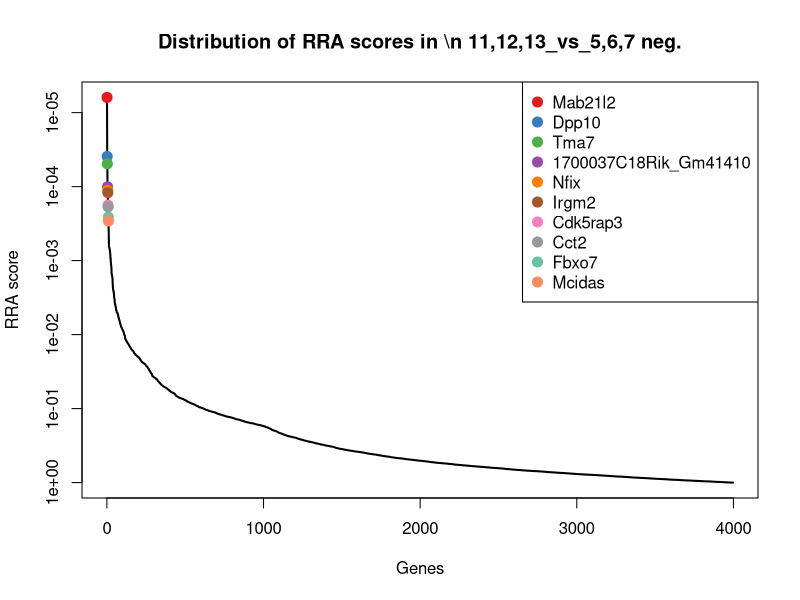
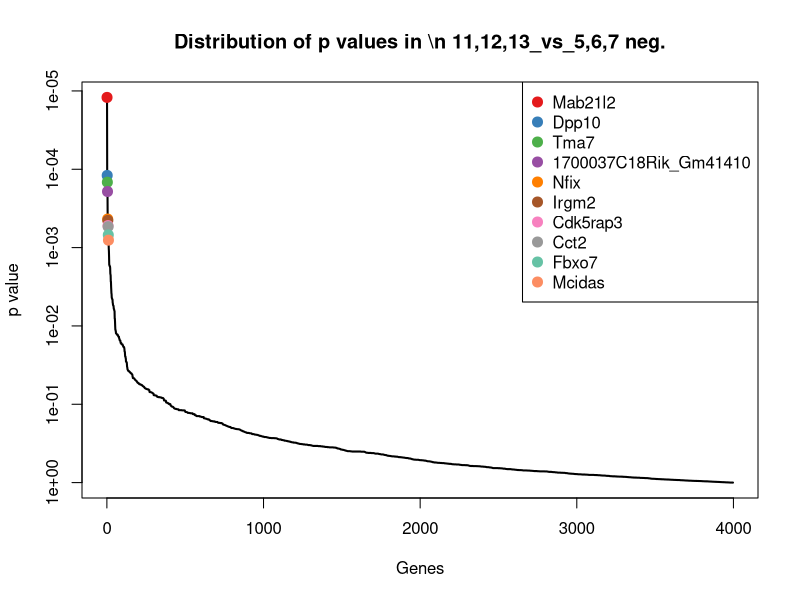
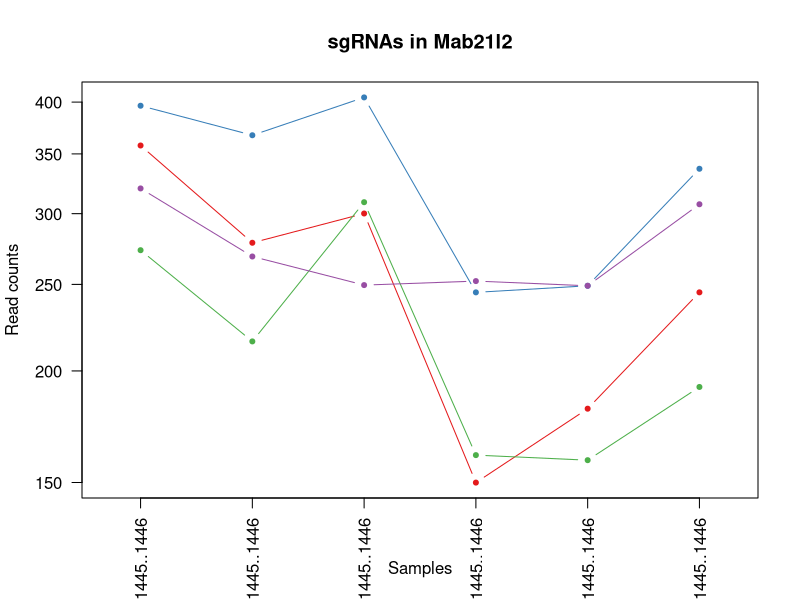
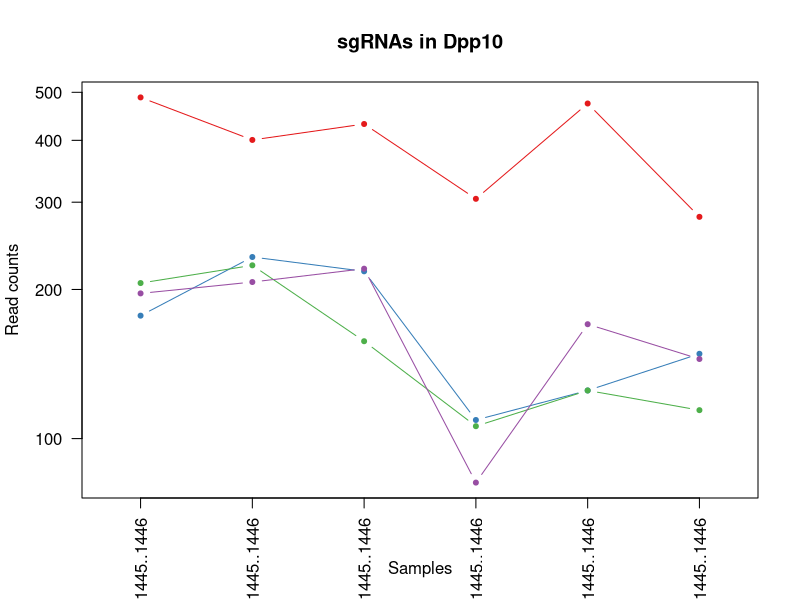
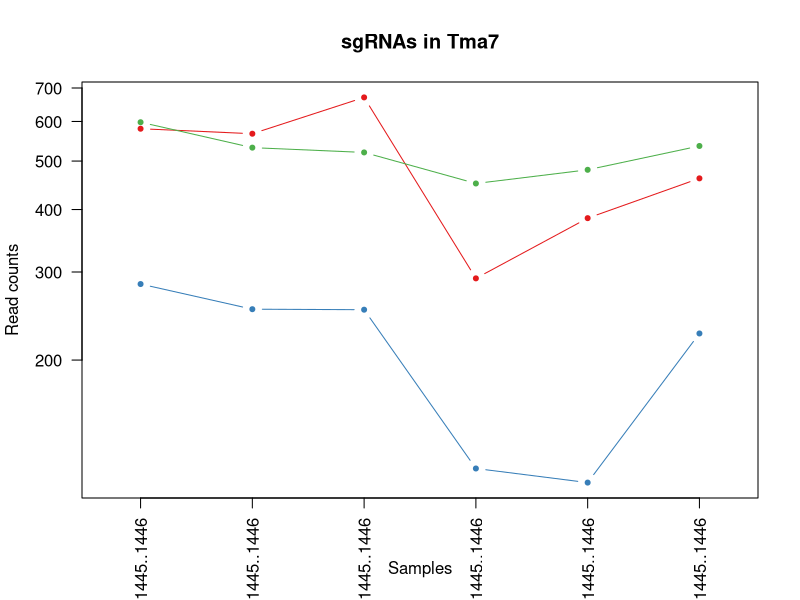
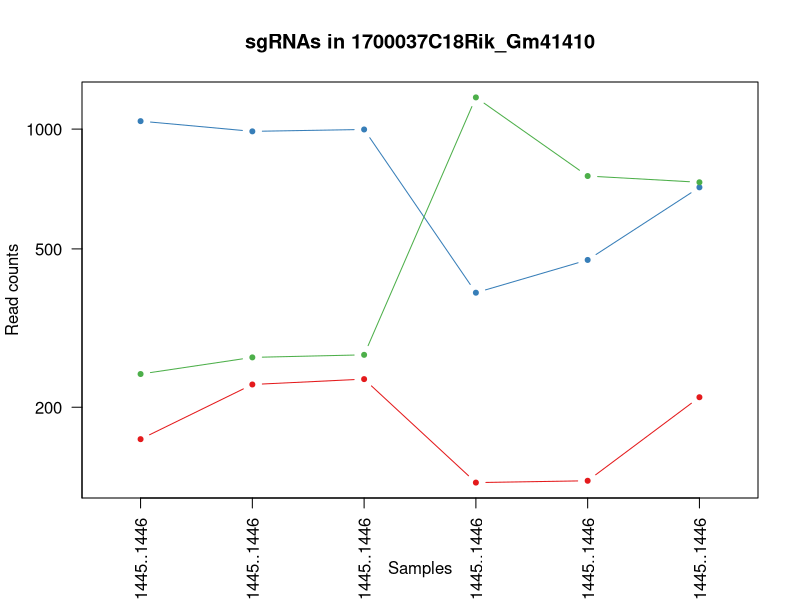
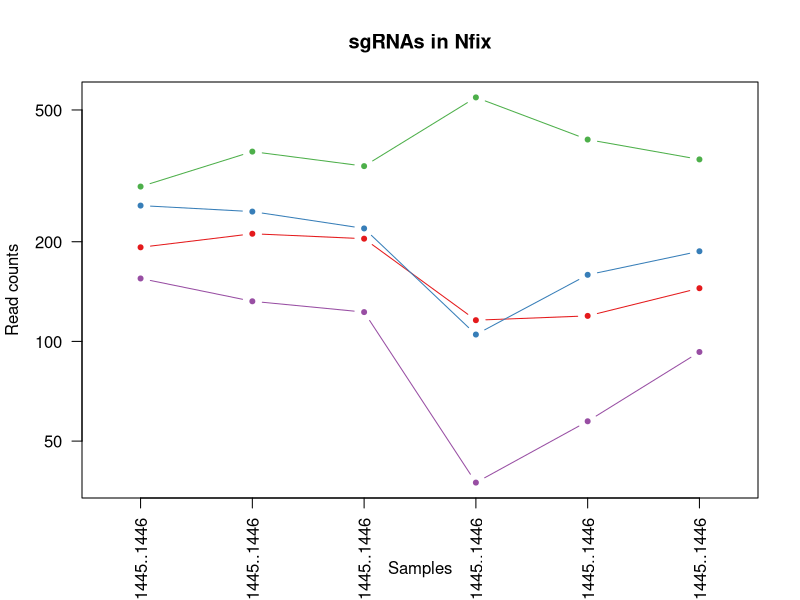
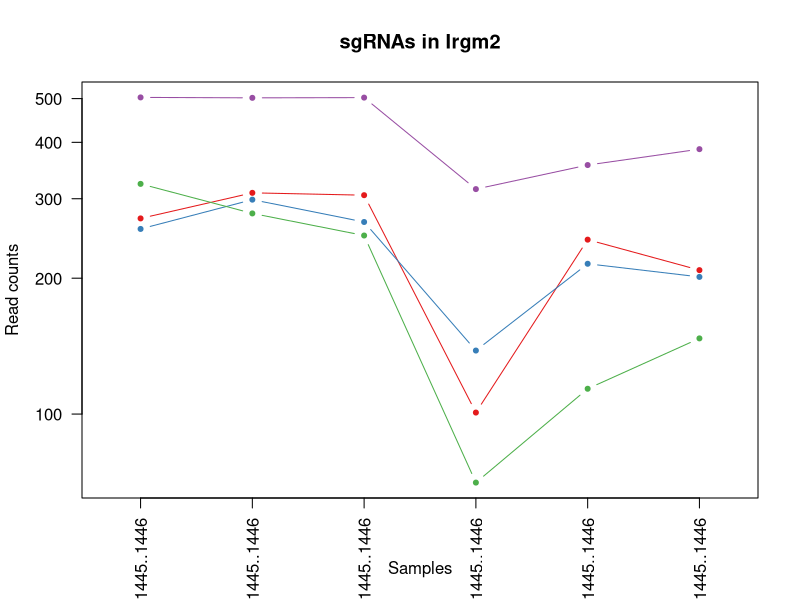

Source code (R) for these figures, in order: (Note: this script raises an error after producing the figures.)
pdf(file='invitro.poolF_mCD19.CAR_ET.1.2_v_hEGFRv3.CAR_ET.1.2.pdf',width=4.5,height=4.5);
gstable=read.table('invitro.poolF_mCD19.CAR_ET.1.2_v_hEGFRv3.CAR_ET.1.2.gene_summary.txt',header=T)
# 
#
# parameters
# Do not modify the variables beginning with "__"

# gstablename='__GENE_SUMMARY_FILE__'
startindex=3
# outputfile='__OUTPUT_FILE__'
targetgenelist=c("Mab21l2","Dpp10","Tma7","1700037C18Rik_Gm41410","Nfix","Irgm2","Cdk5rap3","Cct2","Fbxo7","Mcidas")
# samplelabel=sub('.\\w+.\\w+$','',colnames(gstable)[startindex]);
samplelabel='11,12,13_vs_5,6,7 neg.'


# You need to write some codes in front of this code:
# gstable=read.table(gstablename,header=T)
# pdf(file=outputfile,width=6,height=6)


# set up color using RColorBrewer
#library(RColorBrewer)
#colors <- brewer.pal(length(targetgenelist), "Set1")

colors=c( "#E41A1C", "#377EB8", "#4DAF4A", "#984EA3", "#FF7F00",  "#A65628", "#F781BF",
          "#999999", "#66C2A5", "#FC8D62", "#8DA0CB", "#E78AC3", "#A6D854", "#FFD92F", "#E5C494", "#B3B3B3", 
          "#8DD3C7", "#FFFFB3", "#BEBADA", "#FB8072", "#80B1D3", "#FDB462", "#B3DE69", "#FCCDE5",
          "#D9D9D9", "#BC80BD", "#CCEBC5", "#FFED6F")

######
# function definition

plotrankedvalues<-function(val, tglist, ...){
  
  plot(val,log='y',ylim=c(max(val),min(val)),type='l',lwd=2, ...)
  if(length(tglist)>0){
    for(i in 1:length(tglist)){
      targetgene=tglist[i];
      tx=which(names(val)==targetgene);ty=val[targetgene];
      points(tx,ty,col=colors[(i %% length(colors)) ],cex=2,pch=20)
      # text(tx+50,ty,targetgene,col=colors[i])
    }
    legend('topright',tglist,pch=20,pt.cex = 2,cex=1,col=colors)
  }
}



plotrandvalues<-function(val,targetgenelist, ...){
  # choose the one with the best distance distribution
  
  mindiffvalue=0;
  randval=val;
  for(i in 1:20){
    randval0=sample(val)
    vindex=sort(which(names(randval0) %in% targetgenelist))
    if(max(vindex)>0.9*length(val)){
      # print('pass...')
      next;
    }
    mindiffind=min(diff(vindex));
    if (mindiffind > mindiffvalue){
      mindiffvalue=mindiffind;
      randval=randval0;
      # print(paste('Diff: ',mindiffvalue))
    }
  }
  plot(randval,log='y',ylim=c(max(randval),min(randval)),pch=20,col='grey', ...)
  
  if(length(targetgenelist)>0){
    for(i in 1:length(targetgenelist)){
      targetgene=targetgenelist[i];
      tx=which(names(randval)==targetgene);ty=randval[targetgene];
      points(tx,ty,col=colors[(i %% length(colors)) ],cex=2,pch=20)
      text(tx+50,ty,targetgene,col=colors[i])
    }
  }
  
}




# set.seed(1235)



pvec=gstable[,startindex]
names(pvec)=gstable[,'id']
pvec=sort(pvec);

plotrankedvalues(pvec,targetgenelist,xlab='Genes',ylab='RRA score',main=paste('Distribution of RRA scores in \\n',samplelabel))

# plotrandvalues(pvec,targetgenelist,xlab='Genes',ylab='RRA score',main=paste('Distribution of RRA scores in \\n',samplelabel))


pvec=gstable[,startindex+1]
names(pvec)=gstable[,'id']
pvec=sort(pvec);

plotrankedvalues(pvec,targetgenelist,xlab='Genes',ylab='p value',main=paste('Distribution of p values in \\n',samplelabel))

# plotrandvalues(pvec,targetgenelist,xlab='Genes',ylab='p value',main=paste('Distribution of p values in \\n',samplelabel))



# you need to write after this code:
# dev.off()






# parameters
# Do not modify the variables beginning with "__"
targetmat=list(c(356.65813248012296,277.3217373821211,299.1369638339631,148.96016886708773,180.43808070649268,243.91855972015017),c(395.27716593338465,366.24077063797586,403.87928351469793,243.90937581239078,248.10236097142743,335.8299010639749),c(272.03701506047594,214.8142981626589,308.0134316035169,159.968772570891,157.8833206181811,190.89278586794362),c(319.17495295195715,267.6374862354439,248.5410975475064,251.13377199301166,248.10236097142743,306.371137812749))
targetgene="Mab21l2"
collabel=c("In.vitro_Pool.F..41.48._hEGFRv3.CAR_ET.1.2_rep1_1439..1440..1441..1442..1443..1444..1445..1446","In.vitro_Pool.F..41.48._hEGFRv3.CAR_ET.1.2_rep2_1439..1440..1441..1442..1443..1444..1445..1446","In.vitro_Pool.F..41.48._hEGFRv3.CAR_ET.1.2_rep3_1439..1440..1441..1442..1443..1444..1445..1446","In.vitro_Pool.F..41.48._mCD19.CAR_ET.1.2_rep1_1439..1440..1441..1442..1443..1444..1445..1446","In.vitro_Pool.F..41.48._mCD19.CAR_ET.1.2_rep2_1439..1440..1441..1442..1443..1444..1445..1446","In.vitro_Pool.F..41.48._mCD19.CAR_ET.1.2_rep3_1439..1440..1441..1442..1443..1444..1445..1446")

# set up color using RColorBrewer
#library(RColorBrewer)
#colors <- brewer.pal(length(targetgenelist), "Set1")

colors=c( "#E41A1C", "#377EB8", "#4DAF4A", "#984EA3", "#FF7F00",  "#A65628", "#F781BF",
          "#999999", "#66C2A5", "#FC8D62", "#8DA0CB", "#E78AC3", "#A6D854", "#FFD92F", "#E5C494", "#B3B3B3", 
          "#8DD3C7", "#FFFFB3", "#BEBADA", "#FB8072", "#80B1D3", "#FDB462", "#B3DE69", "#FCCDE5",
          "#D9D9D9", "#BC80BD", "#CCEBC5", "#FFED6F")


## code

targetmatvec=unlist(targetmat)+1
yrange=range(targetmatvec[targetmatvec>0]);
# yrange[1]=1; # set the minimum value to 1
for(i in 1:length(targetmat)){
  vali=targetmat[[i]]+1;
  if(i==1){
    plot(1:length(vali),vali,type='b',las=1,pch=20,main=paste('sgRNAs in',targetgene),ylab='Read counts',xlab='Samples',xlim=c(0.7,length(vali)+0.3),ylim = yrange,col=colors[(i %% length(colors))],xaxt='n',log='y')
    axis(1,at=1:length(vali),labels=(collabel),las=2)
    # lines(0:100,rep(1,101),col='black');
  }else{
    lines(1:length(vali),vali,type='b',pch=20,col=colors[(i %% length(colors))])
  }
}




# parameters
# Do not modify the variables beginning with "__"
targetmat=list(c(487.28133386615525,399.6954564174063,430.5086868233593,303.76865845182095,473.6499618545433,279.2690756216212),c(176.05735838986962,231.54164105237416,216.58581357711273,108.0219238435694,124.05118048571372,147.29381625612933),c(205.0216334798159,222.73777637357665,156.22583274414689,104.92575405187473,124.05118048571372,113.12165088470732),c(195.36687511650047,206.01043348386142,219.24875390797888,80.50041458406128,169.1607006623369,143.75876466598223))
targetgene="Dpp10"
collabel=c("In.vitro_Pool.F..41.48._hEGFRv3.CAR_ET.1.2_rep1_1439..1440..1441..1442..1443..1444..1445..1446","In.vitro_Pool.F..41.48._hEGFRv3.CAR_ET.1.2_rep2_1439..1440..1441..1442..1443..1444..1445..1446","In.vitro_Pool.F..41.48._hEGFRv3.CAR_ET.1.2_rep3_1439..1440..1441..1442..1443..1444..1445..1446","In.vitro_Pool.F..41.48._mCD19.CAR_ET.1.2_rep1_1439..1440..1441..1442..1443..1444..1445..1446","In.vitro_Pool.F..41.48._mCD19.CAR_ET.1.2_rep2_1439..1440..1441..1442..1443..1444..1445..1446","In.vitro_Pool.F..41.48._mCD19.CAR_ET.1.2_rep3_1439..1440..1441..1442..1443..1444..1445..1446")

# set up color using RColorBrewer
#library(RColorBrewer)
#colors <- brewer.pal(length(targetgenelist), "Set1")

colors=c( "#E41A1C", "#377EB8", "#4DAF4A", "#984EA3", "#FF7F00",  "#A65628", "#F781BF",
          "#999999", "#66C2A5", "#FC8D62", "#8DA0CB", "#E78AC3", "#A6D854", "#FFD92F", "#E5C494", "#B3B3B3", 
          "#8DD3C7", "#FFFFB3", "#BEBADA", "#FB8072", "#80B1D3", "#FDB462", "#B3DE69", "#FCCDE5",
          "#D9D9D9", "#BC80BD", "#CCEBC5", "#FFED6F")


## code

targetmatvec=unlist(targetmat)+1
yrange=range(targetmatvec[targetmatvec>0]);
# yrange[1]=1; # set the minimum value to 1
for(i in 1:length(targetmat)){
  vali=targetmat[[i]]+1;
  if(i==1){
    plot(1:length(vali),vali,type='b',las=1,pch=20,main=paste('sgRNAs in',targetgene),ylab='Read counts',xlab='Samples',xlim=c(0.7,length(vali)+0.3),ylim = yrange,col=colors[(i %% length(colors))],xaxt='n',log='y')
    axis(1,at=1:length(vali),labels=(collabel),las=2)
    # lines(0:100,rep(1,101),col='black');
  }else{
    lines(1:length(vali),vali,type='b',pch=20,col=colors[(i %% length(colors))])
  }
}




# parameters
# Do not modify the variables beginning with "__"
targetmat=list(c(579.2855017989258,566.088498846679,669.2856698243565,290.35192268781077,383.43092150129695,460.73505724917254),c(282.8276273488873,251.7905298136084,251.20403787837256,120.40660301034806,112.77380044155792,225.06495123936563),c(596.8912376379128,530.873040131489,519.2733645188973,449.97667639295787,479.2886518766212,534.9711406422617))
targetgene="Tma7"
collabel=c("In.vitro_Pool.F..41.48._hEGFRv3.CAR_ET.1.2_rep1_1439..1440..1441..1442..1443..1444..1445..1446","In.vitro_Pool.F..41.48._hEGFRv3.CAR_ET.1.2_rep2_1439..1440..1441..1442..1443..1444..1445..1446","In.vitro_Pool.F..41.48._hEGFRv3.CAR_ET.1.2_rep3_1439..1440..1441..1442..1443..1444..1445..1446","In.vitro_Pool.F..41.48._mCD19.CAR_ET.1.2_rep1_1439..1440..1441..1442..1443..1444..1445..1446","In.vitro_Pool.F..41.48._mCD19.CAR_ET.1.2_rep2_1439..1440..1441..1442..1443..1444..1445..1446","In.vitro_Pool.F..41.48._mCD19.CAR_ET.1.2_rep3_1439..1440..1441..1442..1443..1444..1445..1446")

# set up color using RColorBrewer
#library(RColorBrewer)
#colors <- brewer.pal(length(targetgenelist), "Set1")

colors=c( "#E41A1C", "#377EB8", "#4DAF4A", "#984EA3", "#FF7F00",  "#A65628", "#F781BF",
          "#999999", "#66C2A5", "#FC8D62", "#8DA0CB", "#E78AC3", "#A6D854", "#FFD92F", "#E5C494", "#B3B3B3", 
          "#8DD3C7", "#FFFFB3", "#BEBADA", "#FB8072", "#80B1D3", "#FDB462", "#B3DE69", "#FCCDE5",
          "#D9D9D9", "#BC80BD", "#CCEBC5", "#FFED6F")


## code

targetmatvec=unlist(targetmat)+1
yrange=range(targetmatvec[targetmatvec>0]);
# yrange[1]=1; # set the minimum value to 1
for(i in 1:length(targetmat)){
  vali=targetmat[[i]]+1;
  if(i==1){
    plot(1:length(vali),vali,type='b',las=1,pch=20,main=paste('sgRNAs in',targetgene),ylab='Read counts',xlab='Samples',xlim=c(0.7,length(vali)+0.3),ylim = yrange,col=colors[(i %% length(colors))],xaxt='n',log='y')
    axis(1,at=1:length(vali),labels=(collabel),las=2)
    # lines(0:100,rep(1,101),col='black');
  }else{
    lines(1:length(vali),vali,type='b',pch=20,col=colors[(i %% length(colors))])
  }
}




# parameters
# Do not modify the variables beginning with "__"
targetmat=list(c(165.26674610145824,227.1397087129754,234.33874911622033,128.31903692245663,129.68987050779162,210.9247448787772),c(1046.1214650133543,986.0328440253196,996.8273305208918,387.0212239618331,468.0112718324654,712.9020706796659),c(241.36895908288577,265.8767132996844,269.84462019443555,1200.2818225802982,761.223152980516,734.1123802205486))
targetgene="1700037C18Rik_Gm41410"
collabel=c("In.vitro_Pool.F..41.48._hEGFRv3.CAR_ET.1.2_rep1_1439..1440..1441..1442..1443..1444..1445..1446","In.vitro_Pool.F..41.48._hEGFRv3.CAR_ET.1.2_rep2_1439..1440..1441..1442..1443..1444..1445..1446","In.vitro_Pool.F..41.48._hEGFRv3.CAR_ET.1.2_rep3_1439..1440..1441..1442..1443..1444..1445..1446","In.vitro_Pool.F..41.48._mCD19.CAR_ET.1.2_rep1_1439..1440..1441..1442..1443..1444..1445..1446","In.vitro_Pool.F..41.48._mCD19.CAR_ET.1.2_rep2_1439..1440..1441..1442..1443..1444..1445..1446","In.vitro_Pool.F..41.48._mCD19.CAR_ET.1.2_rep3_1439..1440..1441..1442..1443..1444..1445..1446")

# set up color using RColorBrewer
#library(RColorBrewer)
#colors <- brewer.pal(length(targetgenelist), "Set1")

colors=c( "#E41A1C", "#377EB8", "#4DAF4A", "#984EA3", "#FF7F00",  "#A65628", "#F781BF",
          "#999999", "#66C2A5", "#FC8D62", "#8DA0CB", "#E78AC3", "#A6D854", "#FFD92F", "#E5C494", "#B3B3B3", 
          "#8DD3C7", "#FFFFB3", "#BEBADA", "#FB8072", "#80B1D3", "#FDB462", "#B3DE69", "#FCCDE5",
          "#D9D9D9", "#BC80BD", "#CCEBC5", "#FFED6F")


## code

targetmatvec=unlist(targetmat)+1
yrange=range(targetmatvec[targetmatvec>0]);
# yrange[1]=1; # set the minimum value to 1
for(i in 1:length(targetmat)){
  vali=targetmat[[i]]+1;
  if(i==1){
    plot(1:length(vali),vali,type='b',las=1,pch=20,main=paste('sgRNAs in',targetgene),ylab='Read counts',xlab='Samples',xlim=c(0.7,length(vali)+0.3),ylim = yrange,col=colors[(i %% length(colors))],xaxt='n',log='y')
    axis(1,at=1:length(vali),labels=(collabel),las=2)
    # lines(0:100,rep(1,101),col='black');
  }else{
    lines(1:length(vali),vali,type='b',pch=20,col=colors[(i %% length(colors))])
  }
}




# parameters
# Do not modify the variables beginning with "__"
targetmat=list(c(191.3913863786647,210.41236582326016,203.27111192278204,114.90230115844643,118.41249046363582,143.75876466598223),c(256.1350601091329,245.62782453845014,218.3611071310235,103.89369745464319,157.8833206181811,186.17938374774747),c(292.48238571220276,373.2838623810138,337.3057752430444,544.581864472517,405.98568158960853,353.5051590147104),c(153.9082068504989,131.1775837140827,121.60760844288707,36.46599976884827,56.38690022077896,91.9113413438247))
targetgene="Nfix"
collabel=c("In.vitro_Pool.F..41.48._hEGFRv3.CAR_ET.1.2_rep1_1439..1440..1441..1442..1443..1444..1445..1446","In.vitro_Pool.F..41.48._hEGFRv3.CAR_ET.1.2_rep2_1439..1440..1441..1442..1443..1444..1445..1446","In.vitro_Pool.F..41.48._hEGFRv3.CAR_ET.1.2_rep3_1439..1440..1441..1442..1443..1444..1445..1446","In.vitro_Pool.F..41.48._mCD19.CAR_ET.1.2_rep1_1439..1440..1441..1442..1443..1444..1445..1446","In.vitro_Pool.F..41.48._mCD19.CAR_ET.1.2_rep2_1439..1440..1441..1442..1443..1444..1445..1446","In.vitro_Pool.F..41.48._mCD19.CAR_ET.1.2_rep3_1439..1440..1441..1442..1443..1444..1445..1446")

# set up color using RColorBrewer
#library(RColorBrewer)
#colors <- brewer.pal(length(targetgenelist), "Set1")

colors=c( "#E41A1C", "#377EB8", "#4DAF4A", "#984EA3", "#FF7F00",  "#A65628", "#F781BF",
          "#999999", "#66C2A5", "#FC8D62", "#8DA0CB", "#E78AC3", "#A6D854", "#FFD92F", "#E5C494", "#B3B3B3", 
          "#8DD3C7", "#FFFFB3", "#BEBADA", "#FB8072", "#80B1D3", "#FDB462", "#B3DE69", "#FCCDE5",
          "#D9D9D9", "#BC80BD", "#CCEBC5", "#FFED6F")


## code

targetmatvec=unlist(targetmat)+1
yrange=range(targetmatvec[targetmatvec>0]);
# yrange[1]=1; # set the minimum value to 1
for(i in 1:length(targetmat)){
  vali=targetmat[[i]]+1;
  if(i==1){
    plot(1:length(vali),vali,type='b',las=1,pch=20,main=paste('sgRNAs in',targetgene),ylab='Read counts',xlab='Samples',xlim=c(0.7,length(vali)+0.3),ylim = yrange,col=colors[(i %% length(colors))],xaxt='n',log='y')
    axis(1,at=1:length(vali),labels=(collabel),las=2)
    # lines(0:100,rep(1,101),col='black');
  }else{
    lines(1:length(vali),vali,type='b',pch=20,col=colors[(i %% length(colors))])
  }
}




# parameters
# Do not modify the variables beginning with "__"
targetmat=list(c(270.333234172832,308.13526375791236,304.4628444956954,99.76547106571697,242.46367094934953,207.3896932886301),c(256.1350601091329,297.57062614335535,265.40638630965867,137.26352743179677,214.27022083896006,200.3195901083359),c(322.582514727245,277.3217373821211,247.65345077055105,69.49181088025803,112.77380044155792,146.1154657260803),c(502.04743489240235,500.9399002235775,501.52042897978976,314.0892244241365,355.23747139090744,385.32062332603437))
targetgene="Irgm2"
collabel=c("In.vitro_Pool.F..41.48._hEGFRv3.CAR_ET.1.2_rep1_1439..1440..1441..1442..1443..1444..1445..1446","In.vitro_Pool.F..41.48._hEGFRv3.CAR_ET.1.2_rep2_1439..1440..1441..1442..1443..1444..1445..1446","In.vitro_Pool.F..41.48._hEGFRv3.CAR_ET.1.2_rep3_1439..1440..1441..1442..1443..1444..1445..1446","In.vitro_Pool.F..41.48._mCD19.CAR_ET.1.2_rep1_1439..1440..1441..1442..1443..1444..1445..1446","In.vitro_Pool.F..41.48._mCD19.CAR_ET.1.2_rep2_1439..1440..1441..1442..1443..1444..1445..1446","In.vitro_Pool.F..41.48._mCD19.CAR_ET.1.2_rep3_1439..1440..1441..1442..1443..1444..1445..1446")

# set up color using RColorBrewer
#library(RColorBrewer)
#colors <- brewer.pal(length(targetgenelist), "Set1")

colors=c( "#E41A1C", "#377EB8", "#4DAF4A", "#984EA3", "#FF7F00",  "#A65628", "#F781BF",
          "#999999", "#66C2A5", "#FC8D62", "#8DA0CB", "#E78AC3", "#A6D854", "#FFD92F", "#E5C494", "#B3B3B3", 
          "#8DD3C7", "#FFFFB3", "#BEBADA", "#FB8072", "#80B1D3", "#FDB462", "#B3DE69", "#FCCDE5",
          "#D9D9D9", "#BC80BD", "#CCEBC5", "#FFED6F")


## code

targetmatvec=unlist(targetmat)+1
yrange=range(targetmatvec[targetmatvec>0]);
# yrange[1]=1; # set the minimum value to 1
for(i in 1:length(targetmat)){
  vali=targetmat[[i]]+1;
  if(i==1){
    plot(1:length(vali),vali,type='b',las=1,pch=20,main=paste('sgRNAs in',targetgene),ylab='Read counts',xlab='Samples',xlim=c(0.7,length(vali)+0.3),ylim = yrange,col=colors[(i %% length(colors))],xaxt='n',log='y')
    axis(1,at=1:length(vali),labels=(collabel),las=2)
    # lines(0:100,rep(1,101),col='black');
  }else{
    lines(1:length(vali),vali,type='b',pch=20,col=colors[(i %% length(colors))])
  }
}




# parameters
# Do not modify the variables beginning with "__"
targetmat=list(c(241.9368860454337,225.3789357772159,194.39464415322823,144.48792361241766,107.13511041948003,152.00721837632548),c(34.64354471542595,28.172366972151988,36.393517855170586,20.297113078887243,11.277380044155793,20.03195901083359),c(261.81432973461256,275.56096444636165,230.7881620083988,128.6630557882005,146.6059405740253,159.0773215566197),c(102.79478022118194,85.39748738433572,99.41643901900257,17.20094328719258,62.02559024285686,38.88556749161815))
targetgene="Cdk5rap3"
collabel=c("In.vitro_Pool.F..41.48._hEGFRv3.CAR_ET.1.2_rep1_1439..1440..1441..1442..1443..1444..1445..1446","In.vitro_Pool.F..41.48._hEGFRv3.CAR_ET.1.2_rep2_1439..1440..1441..1442..1443..1444..1445..1446","In.vitro_Pool.F..41.48._hEGFRv3.CAR_ET.1.2_rep3_1439..1440..1441..1442..1443..1444..1445..1446","In.vitro_Pool.F..41.48._mCD19.CAR_ET.1.2_rep1_1439..1440..1441..1442..1443..1444..1445..1446","In.vitro_Pool.F..41.48._mCD19.CAR_ET.1.2_rep2_1439..1440..1441..1442..1443..1444..1445..1446","In.vitro_Pool.F..41.48._mCD19.CAR_ET.1.2_rep3_1439..1440..1441..1442..1443..1444..1445..1446")

# set up color using RColorBrewer
#library(RColorBrewer)
#colors <- brewer.pal(length(targetgenelist), "Set1")

colors=c( "#E41A1C", "#377EB8", "#4DAF4A", "#984EA3", "#FF7F00",  "#A65628", "#F781BF",
          "#999999", "#66C2A5", "#FC8D62", "#8DA0CB", "#E78AC3", "#A6D854", "#FFD92F", "#E5C494", "#B3B3B3", 
          "#8DD3C7", "#FFFFB3", "#BEBADA", "#FB8072", "#80B1D3", "#FDB462", "#B3DE69", "#FCCDE5",
          "#D9D9D9", "#BC80BD", "#CCEBC5", "#FFED6F")


## code

targetmatvec=unlist(targetmat)+1
yrange=range(targetmatvec[targetmatvec>0]);
# yrange[1]=1; # set the minimum value to 1
for(i in 1:length(targetmat)){
  vali=targetmat[[i]]+1;
  if(i==1){
    plot(1:length(vali),vali,type='b',las=1,pch=20,main=paste('sgRNAs in',targetgene),ylab='Read counts',xlab='Samples',xlim=c(0.7,length(vali)+0.3),ylim = yrange,col=colors[(i %% length(colors))],xaxt='n',log='y')
    axis(1,at=1:length(vali),labels=(collabel),las=2)
    # lines(0:100,rep(1,101),col='black');
  }else{
    lines(1:length(vali),vali,type='b',pch=20,col=colors[(i %% length(colors))])
  }
}




# parameters
# Do not modify the variables beginning with "__"
targetmat=list(c(50.54549966676902,41.378163990348234,17.7529355391076,15.824867824217174,11.277380044155793,47.13402120196139),c(62.471965880276315,38.737004586708984,35.5058710782152,15.824867824217174,16.91607006623369,42.420619081765246),c(51.11342662931698,43.13893692610773,15.089995208241461,25.113377199301166,5.638690022077896,18.853608480784555),c(37.483179528165785,47.54086926550648,58.58468727905508,18.232999884424135,16.91607006623369,51.847423322157525))
targetgene="Cct2"
collabel=c("In.vitro_Pool.F..41.48._hEGFRv3.CAR_ET.1.2_rep1_1439..1440..1441..1442..1443..1444..1445..1446","In.vitro_Pool.F..41.48._hEGFRv3.CAR_ET.1.2_rep2_1439..1440..1441..1442..1443..1444..1445..1446","In.vitro_Pool.F..41.48._hEGFRv3.CAR_ET.1.2_rep3_1439..1440..1441..1442..1443..1444..1445..1446","In.vitro_Pool.F..41.48._mCD19.CAR_ET.1.2_rep1_1439..1440..1441..1442..1443..1444..1445..1446","In.vitro_Pool.F..41.48._mCD19.CAR_ET.1.2_rep2_1439..1440..1441..1442..1443..1444..1445..1446","In.vitro_Pool.F..41.48._mCD19.CAR_ET.1.2_rep3_1439..1440..1441..1442..1443..1444..1445..1446")

# set up color using RColorBrewer
#library(RColorBrewer)
#colors <- brewer.pal(length(targetgenelist), "Set1")

colors=c( "#E41A1C", "#377EB8", "#4DAF4A", "#984EA3", "#FF7F00",  "#A65628", "#F781BF",
          "#999999", "#66C2A5", "#FC8D62", "#8DA0CB", "#E78AC3", "#A6D854", "#FFD92F", "#E5C494", "#B3B3B3", 
          "#8DD3C7", "#FFFFB3", "#BEBADA", "#FB8072", "#80B1D3", "#FDB462", "#B3DE69", "#FCCDE5",
          "#D9D9D9", "#BC80BD", "#CCEBC5", "#FFED6F")


## code

targetmatvec=unlist(targetmat)+1
yrange=range(targetmatvec[targetmatvec>0]);
# yrange[1]=1; # set the minimum value to 1
for(i in 1:length(targetmat)){
  vali=targetmat[[i]]+1;
  if(i==1){
    plot(1:length(vali),vali,type='b',las=1,pch=20,main=paste('sgRNAs in',targetgene),ylab='Read counts',xlab='Samples',xlim=c(0.7,length(vali)+0.3),ylim = yrange,col=colors[(i %% length(colors))],xaxt='n',log='y')
    axis(1,at=1:length(vali),labels=(collabel),las=2)
    # lines(0:100,rep(1,101),col='black');
  }else{
    lines(1:length(vali),vali,type='b',pch=20,col=colors[(i %% length(colors))])
  }
}




# parameters
# Do not modify the variables beginning with "__"
targetmat=list(c(101.09099933353804,96.84251146677246,96.75349868813643,40.93824502351834,62.02559024285686,68.34433074284401),c(224.33115020644675,272.9198050427224,263.6310927557479,121.78267847332347,219.90891086103795,202.67629116843398),c(201.6140717045281,233.30241398813365,257.4175653170602,109.05398044080096,124.05118048571372,196.78453851818878),c(226.60285805663864,231.54164105237416,230.7881620083988,67.77171655153876,112.77380044155792,141.40206360588417))
targetgene="Fbxo7"
collabel=c("In.vitro_Pool.F..41.48._hEGFRv3.CAR_ET.1.2_rep1_1439..1440..1441..1442..1443..1444..1445..1446","In.vitro_Pool.F..41.48._hEGFRv3.CAR_ET.1.2_rep2_1439..1440..1441..1442..1443..1444..1445..1446","In.vitro_Pool.F..41.48._hEGFRv3.CAR_ET.1.2_rep3_1439..1440..1441..1442..1443..1444..1445..1446","In.vitro_Pool.F..41.48._mCD19.CAR_ET.1.2_rep1_1439..1440..1441..1442..1443..1444..1445..1446","In.vitro_Pool.F..41.48._mCD19.CAR_ET.1.2_rep2_1439..1440..1441..1442..1443..1444..1445..1446","In.vitro_Pool.F..41.48._mCD19.CAR_ET.1.2_rep3_1439..1440..1441..1442..1443..1444..1445..1446")

# set up color using RColorBrewer
#library(RColorBrewer)
#colors <- brewer.pal(length(targetgenelist), "Set1")

colors=c( "#E41A1C", "#377EB8", "#4DAF4A", "#984EA3", "#FF7F00",  "#A65628", "#F781BF",
          "#999999", "#66C2A5", "#FC8D62", "#8DA0CB", "#E78AC3", "#A6D854", "#FFD92F", "#E5C494", "#B3B3B3", 
          "#8DD3C7", "#FFFFB3", "#BEBADA", "#FB8072", "#80B1D3", "#FDB462", "#B3DE69", "#FCCDE5",
          "#D9D9D9", "#BC80BD", "#CCEBC5", "#FFED6F")


## code

targetmatvec=unlist(targetmat)+1
yrange=range(targetmatvec[targetmatvec>0]);
# yrange[1]=1; # set the minimum value to 1
for(i in 1:length(targetmat)){
  vali=targetmat[[i]]+1;
  if(i==1){
    plot(1:length(vali),vali,type='b',las=1,pch=20,main=paste('sgRNAs in',targetgene),ylab='Read counts',xlab='Samples',xlim=c(0.7,length(vali)+0.3),ylim = yrange,col=colors[(i %% length(colors))],xaxt='n',log='y')
    axis(1,at=1:length(vali),labels=(collabel),las=2)
    # lines(0:100,rep(1,101),col='black');
  }else{
    lines(1:length(vali),vali,type='b',pch=20,col=colors[(i %% length(colors))])
  }
}




# parameters
# Do not modify the variables beginning with "__"
targetmat=list(c(294.1861665998466,279.08251031788063,293.8110831722308,140.0156783577476,112.77380044155792,207.3896932886301),c(316.9032451017653,302.85294495063386,318.66519292698143,134.511376505846,186.07677072857058,219.17319858912046),c(322.582514727245,413.7816399034823,389.6769350834119,347.45905440129013,349.5987813688296,309.90618940289613),c(179.46492016515742,206.01043348386142,189.06876349149596,310.3050169009541,281.93450110389483,252.16701343049343))
targetgene="Mcidas"
collabel=c("In.vitro_Pool.F..41.48._hEGFRv3.CAR_ET.1.2_rep1_1439..1440..1441..1442..1443..1444..1445..1446","In.vitro_Pool.F..41.48._hEGFRv3.CAR_ET.1.2_rep2_1439..1440..1441..1442..1443..1444..1445..1446","In.vitro_Pool.F..41.48._hEGFRv3.CAR_ET.1.2_rep3_1439..1440..1441..1442..1443..1444..1445..1446","In.vitro_Pool.F..41.48._mCD19.CAR_ET.1.2_rep1_1439..1440..1441..1442..1443..1444..1445..1446","In.vitro_Pool.F..41.48._mCD19.CAR_ET.1.2_rep2_1439..1440..1441..1442..1443..1444..1445..1446","In.vitro_Pool.F..41.48._mCD19.CAR_ET.1.2_rep3_1439..1440..1441..1442..1443..1444..1445..1446")

# set up color using RColorBrewer
#library(RColorBrewer)
#colors <- brewer.pal(length(targetgenelist), "Set1")

colors=c( "#E41A1C", "#377EB8", "#4DAF4A", "#984EA3", "#FF7F00",  "#A65628", "#F781BF",
          "#999999", "#66C2A5", "#FC8D62", "#8DA0CB", "#E78AC3", "#A6D854", "#FFD92F", "#E5C494", "#B3B3B3", 
          "#8DD3C7", "#FFFFB3", "#BEBADA", "#FB8072", "#80B1D3", "#FDB462", "#B3DE69", "#FCCDE5",
          "#D9D9D9", "#BC80BD", "#CCEBC5", "#FFED6F")


## code

targetmatvec=unlist(targetmat)+1
yrange=range(targetmatvec[targetmatvec>0]);
# yrange[1]=1; # set the minimum value to 1
for(i in 1:length(targetmat)){
  vali=targetmat[[i]]+1;
  if(i==1){
    plot(1:length(vali),vali,type='b',las=1,pch=20,main=paste('sgRNAs in',targetgene),ylab='Read counts',xlab='Samples',xlim=c(0.7,length(vali)+0.3),ylim = yrange,col=colors[(i %% length(colors))],xaxt='n',log='y')
    axis(1,at=1:length(vali),labels=(collabel),las=2)
    # lines(0:100,rep(1,101),col='black');
  }else{
    lines(1:length(vali),vali,type='b',pch=20,col=colors[(i %% length(colors))])
  }
}



# 
#
# parameters
# Do not modify the variables beginning with "__"

# gstablename='__GENE_SUMMARY_FILE__'
startindex=9
# outputfile='__OUTPUT_FILE__'
targetgenelist=c("Med25","G3bp1","Cacul1","Barhl2","Noxa1","Slc22a20","Dcdc2c","Xpnpep1","Dclk2","Trem1")
# samplelabel=sub('.\\w+.\\w+$','',colnames(gstable)[startindex]);
samplelabel='11,12,13_vs_5,6,7 pos.'


# You need to write some codes in front of this code:
# gstable=read.table(gstablename,header=T)
# pdf(file=outputfile,width=6,height=6)


# set up color using RColorBrewer
#library(RColorBrewer)
#colors <- brewer.pal(length(targetgenelist), "Set1")

colors=c( "#E41A1C", "#377EB8", "#4DAF4A", "#984EA3", "#FF7F00",  "#A65628", "#F781BF",
          "#999999", "#66C2A5", "#FC8D62", "#8DA0CB", "#E78AC3", "#A6D854", "#FFD92F", "#E5C494", "#B3B3B3", 
          "#8DD3C7", "#FFFFB3", "#BEBADA", "#FB8072", "#80B1D3", "#FDB462", "#B3DE69", "#FCCDE5",
          "#D9D9D9", "#BC80BD", "#CCEBC5", "#FFED6F")

######
# function definition

plotrankedvalues<-function(val, tglist, ...){
  
  plot(val,log='y',ylim=c(max(val),min(val)),type='l',lwd=2, ...)
  if(length(tglist)>0){
    for(i in 1:length(tglist)){
      targetgene=tglist[i];
      tx=which(names(val)==targetgene);ty=val[targetgene];
      points(tx,ty,col=colors[(i %% length(colors)) ],cex=2,pch=20)
      # text(tx+50,ty,targetgene,col=colors[i])
    }
    legend('topright',tglist,pch=20,pt.cex = 2,cex=1,col=colors)
  }
}



plotrandvalues<-function(val,targetgenelist, ...){
  # choose the one with the best distance distribution
  
  mindiffvalue=0;
  randval=val;
  for(i in 1:20){
    randval0=sample(val)
    vindex=sort(which(names(randval0) %in% targetgenelist))
    if(max(vindex)>0.9*length(val)){
      # print('pass...')
      next;
    }
    mindiffind=min(diff(vindex));
    if (mindiffind > mindiffvalue){
      mindiffvalue=mindiffind;
      randval=randval0;
      # print(paste('Diff: ',mindiffvalue))
    }
  }
  plot(randval,log='y',ylim=c(max(randval),min(randval)),pch=20,col='grey', ...)
  
  if(length(targetgenelist)>0){
    for(i in 1:length(targetgenelist)){
      targetgene=targetgenelist[i];
      tx=which(names(randval)==targetgene);ty=randval[targetgene];
      points(tx,ty,col=colors[(i %% length(colors)) ],cex=2,pch=20)
      text(tx+50,ty,targetgene,col=colors[i])
    }
  }
  
}




# set.seed(1235)



pvec=gstable[,startindex]
names(pvec)=gstable[,'id']
pvec=sort(pvec);

plotrankedvalues(pvec,targetgenelist,xlab='Genes',ylab='RRA score',main=paste('Distribution of RRA scores in \\n',samplelabel))

# plotrandvalues(pvec,targetgenelist,xlab='Genes',ylab='RRA score',main=paste('Distribution of RRA scores in \\n',samplelabel))


pvec=gstable[,startindex+1]
names(pvec)=gstable[,'id']
pvec=sort(pvec);

plotrankedvalues(pvec,targetgenelist,xlab='Genes',ylab='p value',main=paste('Distribution of p values in \\n',samplelabel))

# plotrandvalues(pvec,targetgenelist,xlab='Genes',ylab='p value',main=paste('Distribution of p values in \\n',samplelabel))



# you need to write after this code:
# dev.off()






# parameters
# Do not modify the variables beginning with "__"
targetmat=list(c(155.04406077559486,175.19690710807018,160.6640666289238,1606.912121889531,738.6683928922045,668.1247505378027),c(252.7274983338451,279.9628967857604,284.0469686257216,3191.807036371455,1545.0010660493435,1482.3649668016856),c(125.51185872310059,157.5891777504752,149.12465852850386,1825.7081205026204,1076.9897942168782,823.6670205042752),c(257.27091403422884,218.3358440341779,221.02404746188964,3004.6607734067998,1488.6141658285646,1219.592798600751))
targetgene="Med25"
collabel=c("In.vitro_Pool.F..41.48._hEGFRv3.CAR_ET.1.2_rep1_1439..1440..1441..1442..1443..1444..1445..1446","In.vitro_Pool.F..41.48._hEGFRv3.CAR_ET.1.2_rep2_1439..1440..1441..1442..1443..1444..1445..1446","In.vitro_Pool.F..41.48._hEGFRv3.CAR_ET.1.2_rep3_1439..1440..1441..1442..1443..1444..1445..1446","In.vitro_Pool.F..41.48._mCD19.CAR_ET.1.2_rep1_1439..1440..1441..1442..1443..1444..1445..1446","In.vitro_Pool.F..41.48._mCD19.CAR_ET.1.2_rep2_1439..1440..1441..1442..1443..1444..1445..1446","In.vitro_Pool.F..41.48._mCD19.CAR_ET.1.2_rep3_1439..1440..1441..1442..1443..1444..1445..1446")

# set up color using RColorBrewer
#library(RColorBrewer)
#colors <- brewer.pal(length(targetgenelist), "Set1")

colors=c( "#E41A1C", "#377EB8", "#4DAF4A", "#984EA3", "#FF7F00",  "#A65628", "#F781BF",
          "#999999", "#66C2A5", "#FC8D62", "#8DA0CB", "#E78AC3", "#A6D854", "#FFD92F", "#E5C494", "#B3B3B3", 
          "#8DD3C7", "#FFFFB3", "#BEBADA", "#FB8072", "#80B1D3", "#FDB462", "#B3DE69", "#FCCDE5",
          "#D9D9D9", "#BC80BD", "#CCEBC5", "#FFED6F")


## code

targetmatvec=unlist(targetmat)+1
yrange=range(targetmatvec[targetmatvec>0]);
# yrange[1]=1; # set the minimum value to 1
for(i in 1:length(targetmat)){
  vali=targetmat[[i]]+1;
  if(i==1){
    plot(1:length(vali),vali,type='b',las=1,pch=20,main=paste('sgRNAs in',targetgene),ylab='Read counts',xlab='Samples',xlim=c(0.7,length(vali)+0.3),ylim = yrange,col=colors[(i %% length(colors))],xaxt='n',log='y')
    axis(1,at=1:length(vali),labels=(collabel),las=2)
    # lines(0:100,rep(1,101),col='black');
  }else{
    lines(1:length(vali),vali,type='b',pch=20,col=colors[(i %% length(colors))])
  }
}




# parameters
# Do not modify the variables beginning with "__"
targetmat=list(c(107.90612288411363,101.2444438061712,69.23644860251964,310.99305463244184,327.044021280518,221.52989964921852),c(291.3465317871068,253.5513027493679,259.192858870971,1040.3130500094073,490.566031920777,572.6783576038308),c(1704.3488146064474,1611.1072362199418,1511.6624611550124,3936.607880706894,3417.0461533792054,2899.920654450674),c(105.0664880713738,116.21101376012695,85.21409058771648,181.2979422470098,146.6059405740253,141.40206360588417))
targetgene="G3bp1"
collabel=c("In.vitro_Pool.F..41.48._hEGFRv3.CAR_ET.1.2_rep1_1439..1440..1441..1442..1443..1444..1445..1446","In.vitro_Pool.F..41.48._hEGFRv3.CAR_ET.1.2_rep2_1439..1440..1441..1442..1443..1444..1445..1446","In.vitro_Pool.F..41.48._hEGFRv3.CAR_ET.1.2_rep3_1439..1440..1441..1442..1443..1444..1445..1446","In.vitro_Pool.F..41.48._mCD19.CAR_ET.1.2_rep1_1439..1440..1441..1442..1443..1444..1445..1446","In.vitro_Pool.F..41.48._mCD19.CAR_ET.1.2_rep2_1439..1440..1441..1442..1443..1444..1445..1446","In.vitro_Pool.F..41.48._mCD19.CAR_ET.1.2_rep3_1439..1440..1441..1442..1443..1444..1445..1446")

# set up color using RColorBrewer
#library(RColorBrewer)
#colors <- brewer.pal(length(targetgenelist), "Set1")

colors=c( "#E41A1C", "#377EB8", "#4DAF4A", "#984EA3", "#FF7F00",  "#A65628", "#F781BF",
          "#999999", "#66C2A5", "#FC8D62", "#8DA0CB", "#E78AC3", "#A6D854", "#FFD92F", "#E5C494", "#B3B3B3", 
          "#8DD3C7", "#FFFFB3", "#BEBADA", "#FB8072", "#80B1D3", "#FDB462", "#B3DE69", "#FCCDE5",
          "#D9D9D9", "#BC80BD", "#CCEBC5", "#FFED6F")


## code

targetmatvec=unlist(targetmat)+1
yrange=range(targetmatvec[targetmatvec>0]);
# yrange[1]=1; # set the minimum value to 1
for(i in 1:length(targetmat)){
  vali=targetmat[[i]]+1;
  if(i==1){
    plot(1:length(vali),vali,type='b',las=1,pch=20,main=paste('sgRNAs in',targetgene),ylab='Read counts',xlab='Samples',xlim=c(0.7,length(vali)+0.3),ylim = yrange,col=colors[(i %% length(colors))],xaxt='n',log='y')
    axis(1,at=1:length(vali),labels=(collabel),las=2)
    # lines(0:100,rep(1,101),col='black');
  }else{
    lines(1:length(vali),vali,type='b',pch=20,col=colors[(i %% length(colors))])
  }
}




# parameters
# Do not modify the variables beginning with "__"
targetmat=list(c(130.6232013860323,130.29719724620296,160.6640666289238,419.35899734175507,214.27022083896006,227.4216522994637),c(339.052396641136,235.9435733917729,244.10286366272953,561.4387888939658,490.566031920777,459.5567067191235),c(93.70794882041447,103.88560320981045,80.77585670293959,482.6584686386238,236.82498092727164,170.86082685711003),c(373.128014394014,345.11149540886186,327.54166069653525,838.0299569520225,659.7267325831139,671.6598021279498))
targetgene="Cacul1"
collabel=c("In.vitro_Pool.F..41.48._hEGFRv3.CAR_ET.1.2_rep1_1439..1440..1441..1442..1443..1444..1445..1446","In.vitro_Pool.F..41.48._hEGFRv3.CAR_ET.1.2_rep2_1439..1440..1441..1442..1443..1444..1445..1446","In.vitro_Pool.F..41.48._hEGFRv3.CAR_ET.1.2_rep3_1439..1440..1441..1442..1443..1444..1445..1446","In.vitro_Pool.F..41.48._mCD19.CAR_ET.1.2_rep1_1439..1440..1441..1442..1443..1444..1445..1446","In.vitro_Pool.F..41.48._mCD19.CAR_ET.1.2_rep2_1439..1440..1441..1442..1443..1444..1445..1446","In.vitro_Pool.F..41.48._mCD19.CAR_ET.1.2_rep3_1439..1440..1441..1442..1443..1444..1445..1446")

# set up color using RColorBrewer
#library(RColorBrewer)
#colors <- brewer.pal(length(targetgenelist), "Set1")

colors=c( "#E41A1C", "#377EB8", "#4DAF4A", "#984EA3", "#FF7F00",  "#A65628", "#F781BF",
          "#999999", "#66C2A5", "#FC8D62", "#8DA0CB", "#E78AC3", "#A6D854", "#FFD92F", "#E5C494", "#B3B3B3", 
          "#8DD3C7", "#FFFFB3", "#BEBADA", "#FB8072", "#80B1D3", "#FDB462", "#B3DE69", "#FCCDE5",
          "#D9D9D9", "#BC80BD", "#CCEBC5", "#FFED6F")


## code

targetmatvec=unlist(targetmat)+1
yrange=range(targetmatvec[targetmatvec>0]);
# yrange[1]=1; # set the minimum value to 1
for(i in 1:length(targetmat)){
  vali=targetmat[[i]]+1;
  if(i==1){
    plot(1:length(vali),vali,type='b',las=1,pch=20,main=paste('sgRNAs in',targetgene),ylab='Read counts',xlab='Samples',xlim=c(0.7,length(vali)+0.3),ylim = yrange,col=colors[(i %% length(colors))],xaxt='n',log='y')
    axis(1,at=1:length(vali),labels=(collabel),las=2)
    # lines(0:100,rep(1,101),col='black');
  }else{
    lines(1:length(vali),vali,type='b',pch=20,col=colors[(i %% length(colors))])
  }
}




# parameters
# Do not modify the variables beginning with "__"
targetmat=list(c(177.7611392775135,141.7422213286397,144.68642464372695,839.4060324149979,687.9201826935033,604.4938219151547),c(240.8010321203378,250.91014334572864,221.91169423884503,1509.5547828840208,704.836252759737,757.6793908215293),c(222.0594423562549,217.45545756629815,281.3840282948555,268.6787341459481,191.71546075064848,248.63196184034632),c(312.9277563639295,324.8626066476276,268.06932664052476,201.59505532589705,315.7666412363622,262.77216820093474))
targetgene="Barhl2"
collabel=c("In.vitro_Pool.F..41.48._hEGFRv3.CAR_ET.1.2_rep1_1439..1440..1441..1442..1443..1444..1445..1446","In.vitro_Pool.F..41.48._hEGFRv3.CAR_ET.1.2_rep2_1439..1440..1441..1442..1443..1444..1445..1446","In.vitro_Pool.F..41.48._hEGFRv3.CAR_ET.1.2_rep3_1439..1440..1441..1442..1443..1444..1445..1446","In.vitro_Pool.F..41.48._mCD19.CAR_ET.1.2_rep1_1439..1440..1441..1442..1443..1444..1445..1446","In.vitro_Pool.F..41.48._mCD19.CAR_ET.1.2_rep2_1439..1440..1441..1442..1443..1444..1445..1446","In.vitro_Pool.F..41.48._mCD19.CAR_ET.1.2_rep3_1439..1440..1441..1442..1443..1444..1445..1446")

# set up color using RColorBrewer
#library(RColorBrewer)
#colors <- brewer.pal(length(targetgenelist), "Set1")

colors=c( "#E41A1C", "#377EB8", "#4DAF4A", "#984EA3", "#FF7F00",  "#A65628", "#F781BF",
          "#999999", "#66C2A5", "#FC8D62", "#8DA0CB", "#E78AC3", "#A6D854", "#FFD92F", "#E5C494", "#B3B3B3", 
          "#8DD3C7", "#FFFFB3", "#BEBADA", "#FB8072", "#80B1D3", "#FDB462", "#B3DE69", "#FCCDE5",
          "#D9D9D9", "#BC80BD", "#CCEBC5", "#FFED6F")


## code

targetmatvec=unlist(targetmat)+1
yrange=range(targetmatvec[targetmatvec>0]);
# yrange[1]=1; # set the minimum value to 1
for(i in 1:length(targetmat)){
  vali=targetmat[[i]]+1;
  if(i==1){
    plot(1:length(vali),vali,type='b',las=1,pch=20,main=paste('sgRNAs in',targetgene),ylab='Read counts',xlab='Samples',xlim=c(0.7,length(vali)+0.3),ylim = yrange,col=colors[(i %% length(colors))],xaxt='n',log='y')
    axis(1,at=1:length(vali),labels=(collabel),las=2)
    # lines(0:100,rep(1,101),col='black');
  }else{
    lines(1:length(vali),vali,type='b',pch=20,col=colors[(i %% length(colors))])
  }
}




# parameters
# Do not modify the variables beginning with "__"
targetmat=list(c(221.49151539370692,243.86705160269065,253.8669782092387,840.4380890122295,648.4493525389581,583.2835123742722),c(174.3535775022257,144.38338073227894,171.31582795238836,232.55675324284368,225.54760088311585,207.3896932886301),c(269.7653072102841,273.80019151060213,324.8787203656691,544.581864472517,518.7594820311665,397.1041286265247),c(466.83596321442843,435.79130160047606,463.3516175707084,1129.069917371321,625.8945924506465,770.6412466520687))
targetgene="Noxa1"
collabel=c("In.vitro_Pool.F..41.48._hEGFRv3.CAR_ET.1.2_rep1_1439..1440..1441..1442..1443..1444..1445..1446","In.vitro_Pool.F..41.48._hEGFRv3.CAR_ET.1.2_rep2_1439..1440..1441..1442..1443..1444..1445..1446","In.vitro_Pool.F..41.48._hEGFRv3.CAR_ET.1.2_rep3_1439..1440..1441..1442..1443..1444..1445..1446","In.vitro_Pool.F..41.48._mCD19.CAR_ET.1.2_rep1_1439..1440..1441..1442..1443..1444..1445..1446","In.vitro_Pool.F..41.48._mCD19.CAR_ET.1.2_rep2_1439..1440..1441..1442..1443..1444..1445..1446","In.vitro_Pool.F..41.48._mCD19.CAR_ET.1.2_rep3_1439..1440..1441..1442..1443..1444..1445..1446")

# set up color using RColorBrewer
#library(RColorBrewer)
#colors <- brewer.pal(length(targetgenelist), "Set1")

colors=c( "#E41A1C", "#377EB8", "#4DAF4A", "#984EA3", "#FF7F00",  "#A65628", "#F781BF",
          "#999999", "#66C2A5", "#FC8D62", "#8DA0CB", "#E78AC3", "#A6D854", "#FFD92F", "#E5C494", "#B3B3B3", 
          "#8DD3C7", "#FFFFB3", "#BEBADA", "#FB8072", "#80B1D3", "#FDB462", "#B3DE69", "#FCCDE5",
          "#D9D9D9", "#BC80BD", "#CCEBC5", "#FFED6F")


## code

targetmatvec=unlist(targetmat)+1
yrange=range(targetmatvec[targetmatvec>0]);
# yrange[1]=1; # set the minimum value to 1
for(i in 1:length(targetmat)){
  vali=targetmat[[i]]+1;
  if(i==1){
    plot(1:length(vali),vali,type='b',las=1,pch=20,main=paste('sgRNAs in',targetgene),ylab='Read counts',xlab='Samples',xlim=c(0.7,length(vali)+0.3),ylim = yrange,col=colors[(i %% length(colors))],xaxt='n',log='y')
    axis(1,at=1:length(vali),labels=(collabel),las=2)
    # lines(0:100,rep(1,101),col='black');
  }else{
    lines(1:length(vali),vali,type='b',pch=20,col=colors[(i %% length(colors))])
  }
}




# parameters
# Do not modify the variables beginning with "__"
targetmat=list(c(24.42085938956256,29.052753440031736,23.07881620083988,63.643490162612544,78.94166030909055,77.7711349832363),c(144.82137544973145,128.53642431044344,158.00112629805764,275.55911146082514,281.93450110389483,320.5113441733374),c(274.3087229106678,250.02975687784888,297.36167028005235,505.363713777718,445.45651174415383,359.39691166495555))
targetgene="Slc22a20"
collabel=c("In.vitro_Pool.F..41.48._hEGFRv3.CAR_ET.1.2_rep1_1439..1440..1441..1442..1443..1444..1445..1446","In.vitro_Pool.F..41.48._hEGFRv3.CAR_ET.1.2_rep2_1439..1440..1441..1442..1443..1444..1445..1446","In.vitro_Pool.F..41.48._hEGFRv3.CAR_ET.1.2_rep3_1439..1440..1441..1442..1443..1444..1445..1446","In.vitro_Pool.F..41.48._mCD19.CAR_ET.1.2_rep1_1439..1440..1441..1442..1443..1444..1445..1446","In.vitro_Pool.F..41.48._mCD19.CAR_ET.1.2_rep2_1439..1440..1441..1442..1443..1444..1445..1446","In.vitro_Pool.F..41.48._mCD19.CAR_ET.1.2_rep3_1439..1440..1441..1442..1443..1444..1445..1446")

# set up color using RColorBrewer
#library(RColorBrewer)
#colors <- brewer.pal(length(targetgenelist), "Set1")

colors=c( "#E41A1C", "#377EB8", "#4DAF4A", "#984EA3", "#FF7F00",  "#A65628", "#F781BF",
          "#999999", "#66C2A5", "#FC8D62", "#8DA0CB", "#E78AC3", "#A6D854", "#FFD92F", "#E5C494", "#B3B3B3", 
          "#8DD3C7", "#FFFFB3", "#BEBADA", "#FB8072", "#80B1D3", "#FDB462", "#B3DE69", "#FCCDE5",
          "#D9D9D9", "#BC80BD", "#CCEBC5", "#FFED6F")


## code

targetmatvec=unlist(targetmat)+1
yrange=range(targetmatvec[targetmatvec>0]);
# yrange[1]=1; # set the minimum value to 1
for(i in 1:length(targetmat)){
  vali=targetmat[[i]]+1;
  if(i==1){
    plot(1:length(vali),vali,type='b',las=1,pch=20,main=paste('sgRNAs in',targetgene),ylab='Read counts',xlab='Samples',xlim=c(0.7,length(vali)+0.3),ylim = yrange,col=colors[(i %% length(colors))],xaxt='n',log='y')
    axis(1,at=1:length(vali),labels=(collabel),las=2)
    # lines(0:100,rep(1,101),col='black');
  }else{
    lines(1:length(vali),vali,type='b',pch=20,col=colors[(i %% length(colors))])
  }
}




# parameters
# Do not modify the variables beginning with "__"
targetmat=list(c(116.9929542848811,139.9814483928802,135.80995687417314,163.75298009407337,225.54760088311585,133.1536098955409),c(366.31289084343837,259.71400802452615,252.97933143228332,897.201201859965,563.8690022077897,689.3350600786853),c(377.1035031318497,341.5899495373429,371.92399954430425,1669.179536589168,947.2999237090866,881.4061964766779),c(140.8458867118957,139.9814483928802,142.0234843128608,81.53247118129283,124.05118048571372,108.40824876451119))
targetgene="Dcdc2c"
collabel=c("In.vitro_Pool.F..41.48._hEGFRv3.CAR_ET.1.2_rep1_1439..1440..1441..1442..1443..1444..1445..1446","In.vitro_Pool.F..41.48._hEGFRv3.CAR_ET.1.2_rep2_1439..1440..1441..1442..1443..1444..1445..1446","In.vitro_Pool.F..41.48._hEGFRv3.CAR_ET.1.2_rep3_1439..1440..1441..1442..1443..1444..1445..1446","In.vitro_Pool.F..41.48._mCD19.CAR_ET.1.2_rep1_1439..1440..1441..1442..1443..1444..1445..1446","In.vitro_Pool.F..41.48._mCD19.CAR_ET.1.2_rep2_1439..1440..1441..1442..1443..1444..1445..1446","In.vitro_Pool.F..41.48._mCD19.CAR_ET.1.2_rep3_1439..1440..1441..1442..1443..1444..1445..1446")

# set up color using RColorBrewer
#library(RColorBrewer)
#colors <- brewer.pal(length(targetgenelist), "Set1")

colors=c( "#E41A1C", "#377EB8", "#4DAF4A", "#984EA3", "#FF7F00",  "#A65628", "#F781BF",
          "#999999", "#66C2A5", "#FC8D62", "#8DA0CB", "#E78AC3", "#A6D854", "#FFD92F", "#E5C494", "#B3B3B3", 
          "#8DD3C7", "#FFFFB3", "#BEBADA", "#FB8072", "#80B1D3", "#FDB462", "#B3DE69", "#FCCDE5",
          "#D9D9D9", "#BC80BD", "#CCEBC5", "#FFED6F")


## code

targetmatvec=unlist(targetmat)+1
yrange=range(targetmatvec[targetmatvec>0]);
# yrange[1]=1; # set the minimum value to 1
for(i in 1:length(targetmat)){
  vali=targetmat[[i]]+1;
  if(i==1){
    plot(1:length(vali),vali,type='b',las=1,pch=20,main=paste('sgRNAs in',targetgene),ylab='Read counts',xlab='Samples',xlim=c(0.7,length(vali)+0.3),ylim = yrange,col=colors[(i %% length(colors))],xaxt='n',log='y')
    axis(1,at=1:length(vali),labels=(collabel),las=2)
    # lines(0:100,rep(1,101),col='black');
  }else{
    lines(1:length(vali),vali,type='b',pch=20,col=colors[(i %% length(colors))])
  }
}




# parameters
# Do not modify the variables beginning with "__"
targetmat=list(c(130.6232013860323,102.12483027405095,134.92231009721777,330.94614884558524,298.8505711701285,261.5938176708857),c(93.70794882041447,133.81874311772194,127.82113588157473,170.97737627469425,265.0184310376611,172.03917738715907),c(138.5741788617038,114.45024082436746,135.80995687417314,414.1987143555973,338.3214013246738,225.06495123936563),c(23.285005464466625,24.65082110063299,48.820572732545905,78.09228252385431,78.94166030909055,80.12783604333436))
targetgene="Xpnpep1"
collabel=c("In.vitro_Pool.F..41.48._hEGFRv3.CAR_ET.1.2_rep1_1439..1440..1441..1442..1443..1444..1445..1446","In.vitro_Pool.F..41.48._hEGFRv3.CAR_ET.1.2_rep2_1439..1440..1441..1442..1443..1444..1445..1446","In.vitro_Pool.F..41.48._hEGFRv3.CAR_ET.1.2_rep3_1439..1440..1441..1442..1443..1444..1445..1446","In.vitro_Pool.F..41.48._mCD19.CAR_ET.1.2_rep1_1439..1440..1441..1442..1443..1444..1445..1446","In.vitro_Pool.F..41.48._mCD19.CAR_ET.1.2_rep2_1439..1440..1441..1442..1443..1444..1445..1446","In.vitro_Pool.F..41.48._mCD19.CAR_ET.1.2_rep3_1439..1440..1441..1442..1443..1444..1445..1446")

# set up color using RColorBrewer
#library(RColorBrewer)
#colors <- brewer.pal(length(targetgenelist), "Set1")

colors=c( "#E41A1C", "#377EB8", "#4DAF4A", "#984EA3", "#FF7F00",  "#A65628", "#F781BF",
          "#999999", "#66C2A5", "#FC8D62", "#8DA0CB", "#E78AC3", "#A6D854", "#FFD92F", "#E5C494", "#B3B3B3", 
          "#8DD3C7", "#FFFFB3", "#BEBADA", "#FB8072", "#80B1D3", "#FDB462", "#B3DE69", "#FCCDE5",
          "#D9D9D9", "#BC80BD", "#CCEBC5", "#FFED6F")


## code

targetmatvec=unlist(targetmat)+1
yrange=range(targetmatvec[targetmatvec>0]);
# yrange[1]=1; # set the minimum value to 1
for(i in 1:length(targetmat)){
  vali=targetmat[[i]]+1;
  if(i==1){
    plot(1:length(vali),vali,type='b',las=1,pch=20,main=paste('sgRNAs in',targetgene),ylab='Read counts',xlab='Samples',xlim=c(0.7,length(vali)+0.3),ylim = yrange,col=colors[(i %% length(colors))],xaxt='n',log='y')
    axis(1,at=1:length(vali),labels=(collabel),las=2)
    # lines(0:100,rep(1,101),col='black');
  }else{
    lines(1:length(vali),vali,type='b',pch=20,col=colors[(i %% length(colors))])
  }
}




# parameters
# Do not modify the variables beginning with "__"
targetmat=list(c(355.522278555027,382.96811352769106,335.5304816891337,1104.9885967692514,930.383853642853,761.2144424116764),c(165.8346730640062,161.99111008987393,162.43936018283455,507.77184583792496,479.2886518766212,382.9639222659363),c(108.4740498466616,64.26821215522172,97.64114546509181,161.68886689961025,186.07677072857058,126.08350671524671),c(266.92567239754425,276.44135091424135,284.934615402677,162.0328857653541,157.8833206181811,163.79072367681582))
targetgene="Dclk2"
collabel=c("In.vitro_Pool.F..41.48._hEGFRv3.CAR_ET.1.2_rep1_1439..1440..1441..1442..1443..1444..1445..1446","In.vitro_Pool.F..41.48._hEGFRv3.CAR_ET.1.2_rep2_1439..1440..1441..1442..1443..1444..1445..1446","In.vitro_Pool.F..41.48._hEGFRv3.CAR_ET.1.2_rep3_1439..1440..1441..1442..1443..1444..1445..1446","In.vitro_Pool.F..41.48._mCD19.CAR_ET.1.2_rep1_1439..1440..1441..1442..1443..1444..1445..1446","In.vitro_Pool.F..41.48._mCD19.CAR_ET.1.2_rep2_1439..1440..1441..1442..1443..1444..1445..1446","In.vitro_Pool.F..41.48._mCD19.CAR_ET.1.2_rep3_1439..1440..1441..1442..1443..1444..1445..1446")

# set up color using RColorBrewer
#library(RColorBrewer)
#colors <- brewer.pal(length(targetgenelist), "Set1")

colors=c( "#E41A1C", "#377EB8", "#4DAF4A", "#984EA3", "#FF7F00",  "#A65628", "#F781BF",
          "#999999", "#66C2A5", "#FC8D62", "#8DA0CB", "#E78AC3", "#A6D854", "#FFD92F", "#E5C494", "#B3B3B3", 
          "#8DD3C7", "#FFFFB3", "#BEBADA", "#FB8072", "#80B1D3", "#FDB462", "#B3DE69", "#FCCDE5",
          "#D9D9D9", "#BC80BD", "#CCEBC5", "#FFED6F")


## code

targetmatvec=unlist(targetmat)+1
yrange=range(targetmatvec[targetmatvec>0]);
# yrange[1]=1; # set the minimum value to 1
for(i in 1:length(targetmat)){
  vali=targetmat[[i]]+1;
  if(i==1){
    plot(1:length(vali),vali,type='b',las=1,pch=20,main=paste('sgRNAs in',targetgene),ylab='Read counts',xlab='Samples',xlim=c(0.7,length(vali)+0.3),ylim = yrange,col=colors[(i %% length(colors))],xaxt='n',log='y')
    axis(1,at=1:length(vali),labels=(collabel),las=2)
    # lines(0:100,rep(1,101),col='black');
  }else{
    lines(1:length(vali),vali,type='b',pch=20,col=colors[(i %% length(colors))])
  }
}




# parameters
# Do not modify the variables beginning with "__"
targetmat=list(c(502.04743489240235,574.0119770575967,501.52042897978976,1872.838705109528,1127.7380044155793,1093.5092918855041),c(332.80520005310836,284.36482912515913,338.1934220199998,1252.2286713076198,654.088042561036,784.781453012657),c(72.69465120613971,65.14859862310148,92.31526480335953,27.86552812525198,33.83214013246738,60.095877032500766),c(253.863352258941,306.3744908221529,322.21578003480295,332.32222430856064,558.2303121857118,431.2762939979467))
targetgene="Trem1"
collabel=c("In.vitro_Pool.F..41.48._hEGFRv3.CAR_ET.1.2_rep1_1439..1440..1441..1442..1443..1444..1445..1446","In.vitro_Pool.F..41.48._hEGFRv3.CAR_ET.1.2_rep2_1439..1440..1441..1442..1443..1444..1445..1446","In.vitro_Pool.F..41.48._hEGFRv3.CAR_ET.1.2_rep3_1439..1440..1441..1442..1443..1444..1445..1446","In.vitro_Pool.F..41.48._mCD19.CAR_ET.1.2_rep1_1439..1440..1441..1442..1443..1444..1445..1446","In.vitro_Pool.F..41.48._mCD19.CAR_ET.1.2_rep2_1439..1440..1441..1442..1443..1444..1445..1446","In.vitro_Pool.F..41.48._mCD19.CAR_ET.1.2_rep3_1439..1440..1441..1442..1443..1444..1445..1446")

# set up color using RColorBrewer
#library(RColorBrewer)
#colors <- brewer.pal(length(targetgenelist), "Set1")

colors=c( "#E41A1C", "#377EB8", "#4DAF4A", "#984EA3", "#FF7F00",  "#A65628", "#F781BF",
          "#999999", "#66C2A5", "#FC8D62", "#8DA0CB", "#E78AC3", "#A6D854", "#FFD92F", "#E5C494", "#B3B3B3", 
          "#8DD3C7", "#FFFFB3", "#BEBADA", "#FB8072", "#80B1D3", "#FDB462", "#B3DE69", "#FCCDE5",
          "#D9D9D9", "#BC80BD", "#CCEBC5", "#FFED6F")


## code

targetmatvec=unlist(targetmat)+1
yrange=range(targetmatvec[targetmatvec>0]);
# yrange[1]=1; # set the minimum value to 1
for(i in 1:length(targetmat)){
  vali=targetmat[[i]]+1;
  if(i==1){
    plot(1:length(vali),vali,type='b',las=1,pch=20,main=paste('sgRNAs in',targetgene),ylab='Read counts',xlab='Samples',xlim=c(0.7,length(vali)+0.3),ylim = yrange,col=colors[(i %% length(colors))],xaxt='n',log='y')
    axis(1,at=1:length(vali),labels=(collabel),las=2)
    # lines(0:100,rep(1,101),col='black');
  }else{
    lines(1:length(vali),vali,type='b',pch=20,col=colors[(i %% length(colors))])
  }
}



dev.off()
Sweave("invitro.poolF_mCD19.CAR_ET.1.2_v_hEGFRv3.CAR_ET.1.2_summary.Rnw");
library(tools);

texi2dvi("invitro.poolF_mCD19.CAR_ET.1.2_v_hEGFRv3.CAR_ET.1.2_summary.tex",pdf=TRUE);
